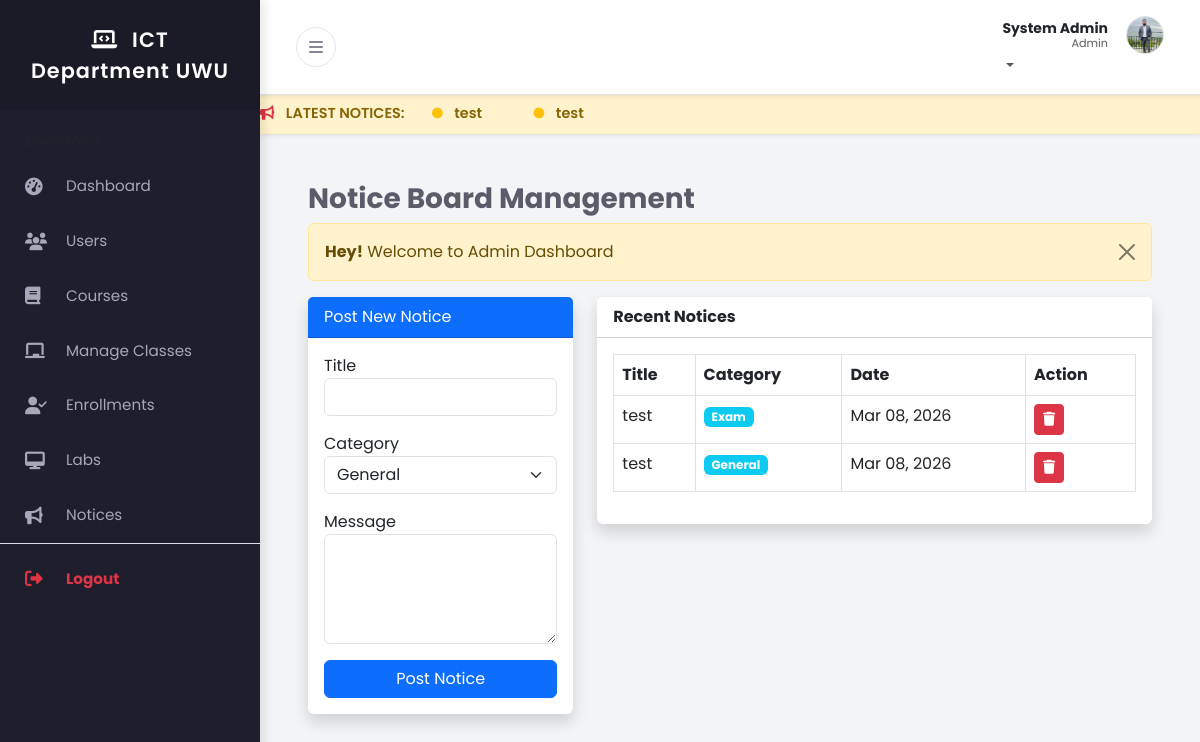
The page /admin/notices.php (signed in) on the database its author committed.
### tables this page shows
CREATE TABLE IF NOT EXISTS `users` (
  `user_id` int NOT NULL AUTO_INCREMENT,
  `full_name` varchar(100) NOT NULL,
  `email` varchar(100) NOT NULL,
  `password_hash` varchar(255) NOT NULL,
  `role` enum('admin','lecturer','student') NOT NULL,
  `phone` varchar(20) DEFAULT NULL,
  `profile_pic` varchar(255) DEFAULT 'default.png',
  `created_at` timestamp NULL DEFAULT CURRENT_TIMESTAMP,
  `theme` varchar(10) DEFAULT 'light',
  PRIMARY KEY (`user_id`),
  UNIQUE KEY `email` (`email`)
);

CREATE TABLE IF NOT EXISTS `notices` (
  `id` int NOT NULL AUTO_INCREMENT,
  `title` varchar(255) NOT NULL,
  `message` text NOT NULL,
  `category` enum('General','Exam','Event','Lab') DEFAULT 'General',
  `posted_by` int NOT NULL,
  `created_at` timestamp NULL DEFAULT CURRENT_TIMESTAMP,
  PRIMARY KEY (`id`),
  KEY `posted_by` (`posted_by`)
);

### admin/notices.php (the view, shortened to what this page needs)
<?php
include('../includes/header.php');
include('../config/db.php');
?>
<div class="container-fluid px-4">
    <h3 class="mt-4 fw-bold">Notice Board Management</h3>
    <?php include('../message.php'); ?>
    <div class="row">
        <div class="col-md-4">
            <div class="card shadow border-0">
                <div class="card-header bg-primary text-white">Post New Notice</div>
                <div class="card-body">
                    <form action="code.php" method="POST">
                        <div class="mb-3">
                            <label>Title</label>
                            <input type="text" name="title" class="form-control" required>
                        </div>
                        <div class="mb-3">
                            <label>Category</label>
                            <select name="category" class="form-select">
                                <option value="General">General</option>
                            </select>
                        </div>
                        <div class="mb-3">
                            <label>Message</label>
                            <textarea name="message" rows="4" class="form-control" required></textarea>
                        </div>
                        <button type="submit" name="add_notice_btn" class="btn btn-primary w-100">Post Notice</button>
                    </form>
                </div>
            </div>
        </div>
        <div class="col-md-8">
            <div class="card shadow border-0">
                <div class="card-header bg-white fw-bold">Recent Notices</div>
                <div class="card-body">
                    <div class="table-responsive">
                        <table class="table table-bordered">
                            <thead>
                                <tr>
                                    <th>Title</th>
                                    <th>Category</th>
                                    <th>Date</th>
                                    <th>Action</th>
                                </tr>
                            </thead>
                            <tbody>
                                <?php
                                $notices = mysqli_query($conn, "SELECT * FROM notices ORDER BY id DESC");
                                while($row = mysqli_fetch_array($notices)){
                                    ?>
                                    <tr>
                                        <td><?= $row['title']; ?></td>
                                        <td><span class="badge bg-info"><?= $row['category']; ?></span></td>
                                        <td><?= date('M d, Y', strtotime($row['created_at'])); ?></td>
                                        <td>
                                            <form action="code.php" method="POST">
                                                <button type="submit" name="delete_notice_btn" class="btn btn-danger btn-sm"><i class="fas fa-trash"></i></button>
                                            </form>
                                        </td>
                                    </tr>
                                    <?php
                                }
                                ?>
                            </tbody>
                        </table>
                    </div>
                </div>
            </div>
        </div>
    </div>
</div>
<?php include('../includes/footer.php'); ?>

### includes/header.php (shortened to what this page needs)
<?php
include_once('../config/db.php');
$role = $_SESSION['auth_role'];
$user_id = $_SESSION['auth_user']['user_id'];
$header_query = "SELECT full_name, profile_pic, theme FROM users WHERE user_id='$user_id' LIMIT 1";
$header_query_run = mysqli_query($conn, $header_query);
$user_row = mysqli_fetch_array($header_query_run);
$user_name = $user_row['full_name'];
$profile_pic = $user_row['profile_pic'];
$user_theme = isset($user_row['theme']) ? $user_row['theme'] : 'light';
$initials = strtoupper(substr($user_name, 0, 1));
?>
<!DOCTYPE html>
<html lang="en">
<head>
    <link href="https://cdn.jsdelivr.net/npm/bootstrap@5.3.0/dist/css/bootstrap.min.css" rel="stylesheet">
    <link rel="stylesheet" href="https://cdnjs.cloudflare.com/ajax/libs/font-awesome/6.4.0/css/all.min.css">
    <link href="../assets/css/style.css" rel="stylesheet">
</head>
<body class="<?= ($user_theme == 'dark') ? 'dark-mode' : ''; ?>">
<div class="d-flex" id="wrapper">
    <div id="sidebar-wrapper">
        <div class="sidebar-heading">
            <i class="fas fa-laptop-code me-2"></i> ICT Department UWU
        </div>
        <div class="list-group list-group-flush mt-3">
            <?php if($role == 'admin') : ?>
                <div class="small text-uppercase fw-bold text-muted px-4 mb-2 mt-2" style="font-size:0.7rem;">Admin Tools</div>
                <a href="../admin/index.php" class="list-group-item list-group-item-action"><i class="fas fa-tachometer-alt me-3"></i> Dashboard</a>
                <a href="../admin/users.php" class="list-group-item list-group-item-action"><i class="fas fa-users me-3"></i> Users</a>
                <a href="../admin/courses.php" class="list-group-item list-group-item-action"><i class="fas fa-book me-3"></i> Courses</a>
                <a href="../admin/classes.php" class="list-group-item list-group-item-action"><i class="fas fa-chalkboard me-3"></i> Manage Classes</a>
                <a href="../admin/enrollments.php" class="list-group-item list-group-item-action"><i class="fas fa-user-check me-3"></i> Enrollments</a>
                <a href="../admin/labs.php" class="list-group-item list-group-item-action"><i class="fas fa-desktop me-3"></i> Labs</a>
                <a href="../admin/notices.php" class="list-group-item list-group-item-action"><i class="fas fa-bullhorn me-3"></i> Notices</a>
                <?php endif; ?>
            <div class="mt-auto mb-4 border-top pt-2">
                <a href="../logout.php" class="list-group-item list-group-item-action text-danger fw-bold">
                    <i class="fas fa-sign-out-alt me-3"></i> Logout
                </a>
            </div>
        </div>
    </div>
    <div id="page-content-wrapper">
        <nav class="navbar navbar-expand-lg border-bottom bg-white shadow-sm">
            <div class="container-fluid">
                <button class="btn btn-toggle" id="sidebarToggle">
                    <i class="fas fa-bars"></i>
                </button>
                <ul class="navbar-nav ms-auto mt-2 mt-lg-0">
                    <li class="nav-item dropdown">
                        <a class="nav-link dropdown-toggle p-0" href="#" id="navbarDropdown" role="button" data-bs-toggle="dropdown" aria-haspopup="true" aria-expanded="false">
                            <div class="user-profile-box d-flex align-items-center">
                                <div class="text-end d-none d-sm-block me-2" style="line-height: 1.2;">
                                    <span class="d-block fw-bold text-dark small"><?= $user_name; ?></span>
                                    <span class="d-block text-muted" style="font-size: 0.7rem;"><?= ucfirst($role); ?></span>
                                </div>
                                <?php if($profile_pic != 'default.png' && $profile_pic != ''): ?>
                                    <img src="../uploads/profile/<?= $profile_pic; ?>" class="rounded-circle border" style="width:38px; height:38px; object-fit:cover;">
                                <?php else: ?>
                                    <div class="user-avatar bg-primary text-white rounded-circle d-flex justify-content-center align-items-center fw-bold shadow-sm" style="width:38px; height:38px;">
                                        <?= $initials; ?>
                                    </div>
                                <?php endif; ?>
                            </div>
                        </a>
                    </li>
                </ul>
            </div>
        </nav>
        <?php
        $marquee_query = "SELECT title FROM notices ORDER BY id DESC LIMIT 5";
        $marquee_run = mysqli_query($conn, $marquee_query);
        if(mysqli_num_rows($marquee_run) > 0) {
            echo '<div class="notice-marquee shadow-sm">';
            echo '<marquee behavior="scroll" direction="left" onmouseover="this.stop();" onmouseout="this.start();">';
            echo '<i class="fas fa-bullhorn me-2 text-danger"></i> LATEST NOTICES: ';
            while($m_row = mysqli_fetch_array($marquee_run)) {
                echo '<span class="mx-4"> <i class="fas fa-circle fa-xs text-warning me-2"></i> ' . $m_row['title'] . '</span>';
            }
            echo '</marquee>';
            echo '</div>';
        }
        ?>
        <div class="container-fluid px-4 py-4">

### assets/css/style.css (style rules this page uses)
:root { --primary-color: #4e73df; --secondary-color: #858796; --body-bg: #f3f4f6; --text-color: #5a5c69; --sidebar-bg: #1e1e2d; --sidebar-text: #a6a7b9; --sidebar-text-hover: #ffffff; --sidebar-active-bg: #2b2b40; --navbar-bg: #ffffff; --card-bg: #ffffff; --shadow-sm: 0 0.125rem 0.25rem rgba(0, 0, 0, 0.075); --shadow-md: 0 4px 6px -1px rgba(0, 0, 0, 0.1), 0 2px 4px -1px rgba(0, 0, 0, 0.06); }
body { font-family: "Poppins", sans-serif; background-color: var(--body-bg); color: var(--text-color); overflow-x: hidden; }
#wrapper { display: flex; width: 100%; align-items: stretch; transition: all 0.3s ease-in-out; }
#sidebar-wrapper { min-width: 260px; max-width: 260px; min-height: 100vh; background-color: var(--sidebar-bg); color: var(--sidebar-text); transition: margin 0.3s ease-in-out; box-shadow: 4px 0 10px rgba(0, 0, 0, 0.1); z-index: 1000; }
.sidebar-heading { padding: 1.5rem; font-size: 1.3rem; font-weight: 600; text-align: center; color: #fff; background: rgba(0, 0, 0, 0.1); letter-spacing: 1px; }
.list-group-item { background-color: transparent; color: var(--sidebar-text); border: none; padding: 16px 25px; font-weight: 400; transition: all 0.2s; font-size: 0.95rem; display: flex; align-items: center; }
.list-group-item i { width: 25px; font-size: 1.1rem; }
#page-content-wrapper { width: 100%; transition: all 0.3s ease; }
.navbar { background-color: var(--navbar-bg) !important; box-shadow: var(--shadow-sm); padding: 1rem 1.5rem; }
.btn-toggle { background: transparent; border: 1px solid #e3e6f0; color: var(--secondary-color); border-radius: 50%; width: 40px; height: 40px; display: flex; align-items: center; justify-content: center; transition: all 0.2s; }
.user-profile-box { display: flex; align-items: center; gap: 10px; cursor: pointer; }
@media (min-width: 768px) { #sidebar-wrapper { margin-left: 0; } }
.notice-marquee { background: #fff3cd; color: #856404; padding: 8px 0; font-weight: 600; font-size: 0.9rem; border-bottom: 1px solid #ffeeba; white-space: nowrap; overflow: hidden; }

### rows shown on the page
users: full_name "System Admin", profile_pic (picture)
notices: title "test", category "Exam", created_at "Mar 08, 2026"
notices: title "test", category "General", created_at "Mar 08, 2026"

### other values the page prints
$role "Admin"
$m_row['title'] "test"
$_SESSION['message'] "Welcome to Admin Dashboard"
